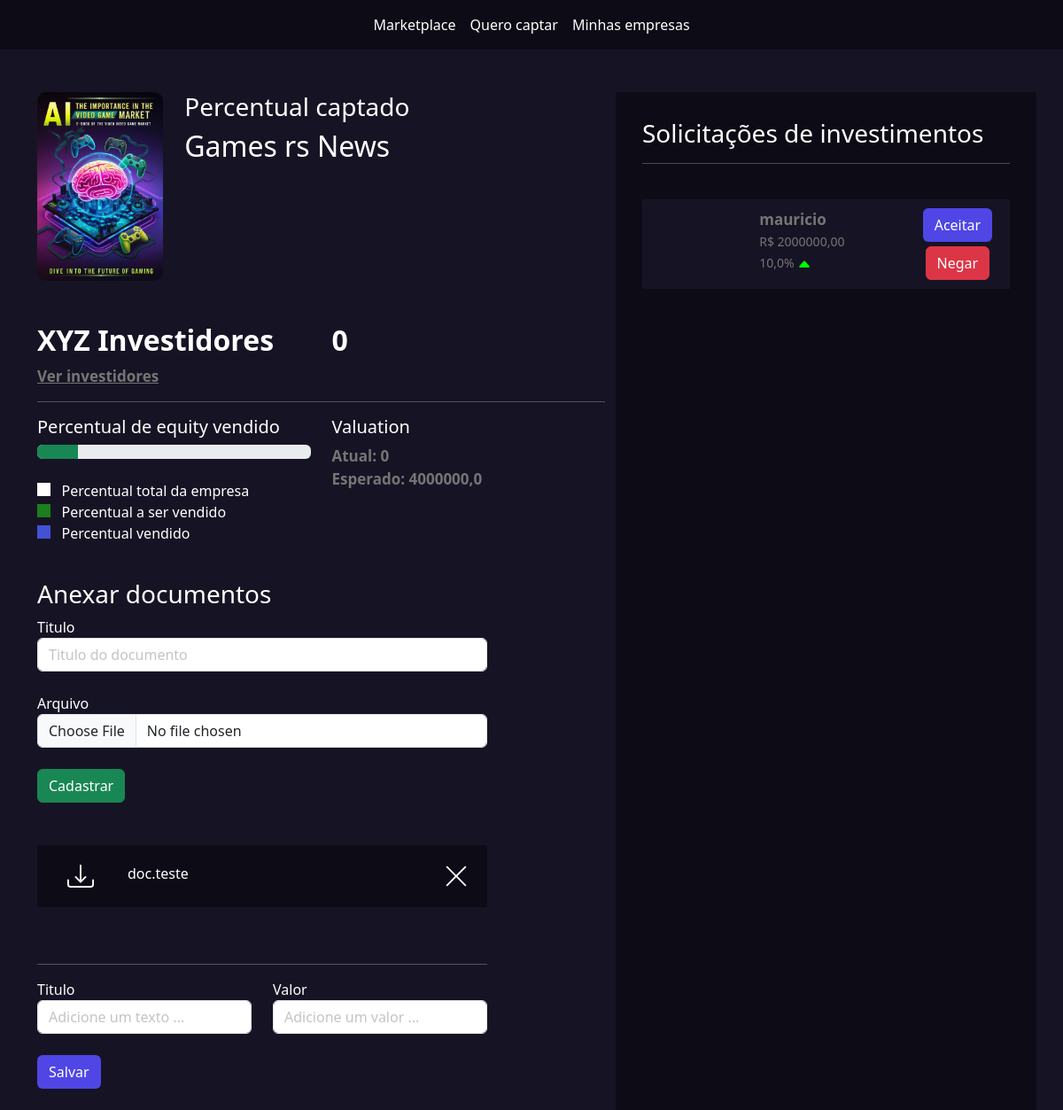
Page /empresarios/empresa/3 (signed in) on the earlier database version.
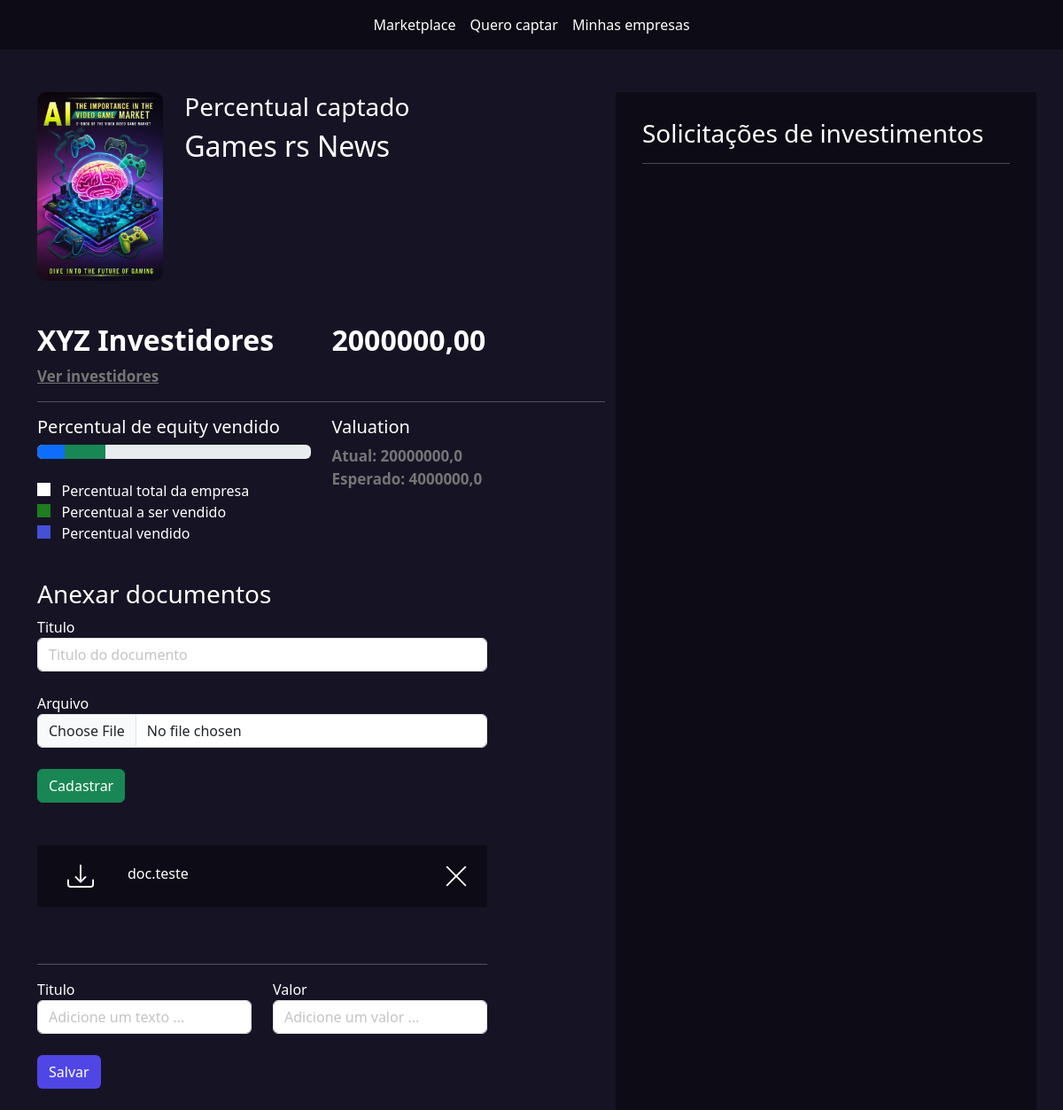
Same page on the later database version.
### empresarios/models.py (models this page shows, shortened)
class Documento(models.Model):
    empresa = models.ForeignKey(Empresas, on_delete=models.DO_NOTHING)
    titulo = models.CharField(max_length=30)
    arquivo = models.FileField(upload_to="documentos")

### investidores/models.py (models this page shows, shortened)
class PropostaInvestimento(models.Model):
    status_choices = (
        ('AS', 'Aguardando assinatura'),
        ('PE', 'Proposta enviada'),
        ('PA', 'Proposta aceita'),
        ('PR', 'Proposta recusada')
    )
    valor = models.DecimalField(max_digits=9, decimal_places=2)
    percentual = models.FloatField()
    empresa = models.ForeignKey(Empresas, on_delete=models.DO_NOTHING)
    investidor = models.ForeignKey(User, on_delete=models.DO_NOTHING)
    status = models.CharField(max_length=2, choices=status_choices, default='AS')
    selfie = models.FileField(upload_to="selfie", null=True, blank=True)
    rg = models.FileField(upload_to="rg", null=True, blank=True)
    @property
    def valuation(self):
        return (100*float(self.valor)) / float(self.percentual)

### empresarios/views.py (the view)
# urls.py: path('empresa/<int:id>', views.empresa, name="empresa"),
def empresa(request, id):
    empresa = Empresas.objects.get(id=id)
    if empresa.user != request.user:
        messages.add_message(request, constants.ERROR, "Essa empresa não é sua")
        return redirect("/empresarios/listar_empresas")
    if request.method == "GET":
        documentos = Documento.objects.filter(empresa=empresa)
        proposta_investimentos = PropostaInvestimento.objects.filter(empresa=empresa)
        percentual_vendido = 0
        for pi in proposta_investimentos:
            if pi.status == "PA":
                percentual_vendido = percentual_vendido + pi.percentual
        total_captado = sum(
            proposta_investimentos.filter(status="PA").values_list("valor", flat=True)
        )
        valuation_atual = (
            (100 * float(total_captado)) / float(percentual_vendido)
            if percentual_vendido != 0
            else 0
        )
        proposta_investimentos_enviada = proposta_investimentos.filter(status="PE")
        return render(
            request,
            "empresa.html",
            {
                "empresa": empresa,
                "documentos": documentos,
                "proposta_investimentos_enviada": proposta_investimentos_enviada,
                "percentual_vendido": int(percentual_vendido),
                "total_captado": total_captado,
                "valuation_atual": valuation_atual,
            },
        )

### empresarios/models.py (called while the page is built)
    @property
    def valuation(self):
        return float(f"{(100 * self.valor) / self.percentual_equity:.2f}")

### empresarios/templates/empresa.html (shortened to what the changed rows need)
{% extends "base.html" %}
{% load static %}
{% block 'head' %}
<link rel="stylesheet" href="{% static 'empresarios/css/listar_empresas.css' %}">
<link rel="stylesheet" href="{% static 'empresarios/css/empresa.css' %}">
<link rel="stylesheet" href="{% static 'usuarios/css/usuarios.css' %}">
{% endblock 'head' %}
{% block 'body' %}
    <br><br>
    <div class="container">
        <div class="row">
            <div class="col-md-7">
                <div class="row">
                    <div class="col-md">
                        <h2>{{empresa.nome}}</h2>
                        <br>
                    </div>
                </div>
                <br><br>
                <div class="row">
                    <div class="col-md">
                        <h2 class="titulo2">XYZ Investidores</h2>
                    </div>
                    <div class="col-md">
                        <h2 class="titulo2">{{total_captado}}</h2>
                    </div>
                </div>
                <div class="row">
                    <div class="col-md">
                        <div class="progress">
                            <div class="progress-bar bg-primary"
                                 style="width: {{percentual_vendido}}%"></div>
                            <div class="progress-bar bg-success"
                                 style="width: {{empresa.percentual_equity}}%"></div>
                        </div>
                        <br>
                        <br>
                        <br>
                    </div>
                    <div class="col-md">
                        <h5>Valuation</h5>
                        <span class="sub-fonte">Atual: {{valuation_atual}}</span>
                        <br>
                        <span class="sub-fonte">Esperado: {{empresa.valuation}}</span>
                    </div>
                    <div class="documentos">
                        <br><br>
                        {% for documento in documentos %}
                            <div class="list_documentos">
                                <div class="row">
                                    <div class="col-md-2" style="text-align: center">
                                        <a href="{{documento.arquivo.url}}">
                                        </a>
                                    </div>
                                    <div class="col-md-6">{{documento.titulo}}</div>
                                    <div class="col-md-4" style="text-align: right;">
                                        <a href="{% url "excluir_dc" documento.id %}">
                                        </a>
                                    </div>
                                </div>
                            </div>
                            <br>
                        {% endfor %}
                        <br>
                        <br>
                        <br><br>
                    </div>
                </div>
            </div>
            <div class="col-md-5 dark-color intereses-investimentos">
                <br>
                {% for pi in proposta_investimentos_enviada  %}
                    <div class="bg-color-dark card-investimento">
                        <div class="row">
                            <div class="col-md">
                            </div>
                            <div class="col-md-5" style="text-align: left">
                                <span class="sub-fonte">{{pi.investidor}}</span>
                                <br>
                                <span class="sub-fonte2">R$ {{pi.valor}}</span>
                                <br>
                                <span class="sub-fonte2">{{pi.percentual}}%
                                    {% if pi.valuation >= empresa.valuation  %}
	                                <svg xmlns="http://www.w3.org/2000/svg" width="16" height="16" fill="currentColor" class="bi bi-caret-up-fill" style="color: #00ff00;" viewBox="0 0 16 16">
	                                    <path d="m7.247 4.86-4.796 5.481c-.566.647-.106 1.659.753 1.659h9.592a1 1 0 0 0 .753-1.659l-4.796-5.48a1 1 0 0 0-1.506 0z"/>
	                                </svg>
                                    {% else %}
                                    <svg xmlns="http://www.w3.org/2000/svg" width="16" height="16" fill="currentColor" style="color: #ff0000;" class="bi bi-caret-down-fill" viewBox="0 0 16 16">
                                        <path d="M7.247 11.14 2.451 5.658C1.885 5.013 2.345 4 3.204 4h9.592a1 1 0 0 1 .753 1.659l-4.796 5.48a1 1 0 0 1-1.506 0z"/>
                                    </svg>
                                    {% endif %}
                                </span>
                            </div>
                            <div class="col-md">
                                <a href="{% url 'gerenciar_proposta' pi.id %}?acao=aceitar" class="btn btn-indigo-normal">Aceitar</a>
                                <br>
                                <a href="{% url 'gerenciar_proposta' pi.id %}?acao=recusar" style="margin-top: 5px;" class="btn btn-danger">Negar</a>
                            </div>
                        </div>
                    </div>
                    <br>
                {% endfor %}
            </div>
        </div>
    </div>
{% endblock 'body' %}

Differences in the rows shown:
no longer on this page (row edited): PropostaInvestimento: investidor "mauricio", valor "2000000,00", percentual "10,0"
Other differences:
{{ total_captado }}: "0" → "2000000,00"
{{ valuation_atual }}: "0" → "20000000,0"
